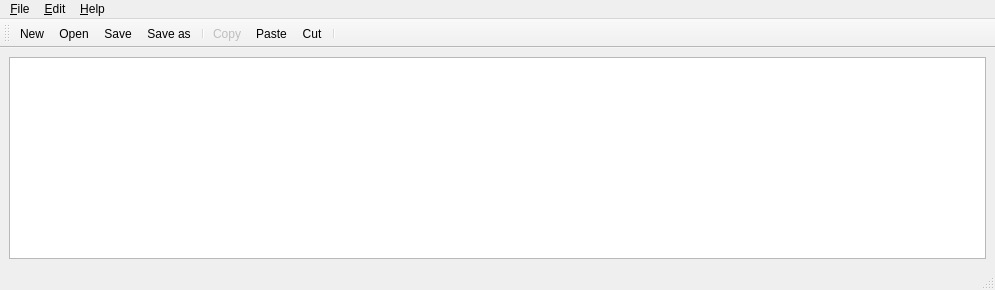
<?xml version="1.0" encoding="UTF-8"?>
<ui version="4.0">
 <class>MainWindow</class>
 <widget class="QMainWindow" name="MainWindow">
  <property name="geometry">
   <rect>
    <x>0</x>
    <y>0</y>
    <width>995</width>
    <height>290</height>
   </rect>
  </property>
  <property name="windowTitle">
   <string>MainWindow</string>
  </property>
  <widget class="QWidget" name="centralwidget">
   <layout class="QGridLayout" name="gridLayout">
    <item row="0" column="0">
     <widget class="QGraphicsView" name="graphicsView"/>
    </item>
   </layout>
  </widget>
  <widget class="QMenuBar" name="menubar">
   <property name="geometry">
    <rect>
     <x>0</x>
     <y>0</y>
     <width>995</width>
     <height>22</height>
    </rect>
   </property>
   <widget class="QMenu" name="menu_File">
    <property name="title">
     <string>&amp;File</string>
    </property>
    <addaction name="action_New"/>
    <addaction name="action_Open"/>
    <addaction name="actionSave"/>
    <addaction name="actionSave_as"/>
    <addaction name="separator"/>
    <addaction name="action_Print"/>
    <addaction name="separator"/>
    <addaction name="actionE_xit"/>
   </widget>
   <widget class="QMenu" name="menu_Edit">
    <property name="title">
     <string>&amp;Edit</string>
    </property>
    <addaction name="action_copy"/>
    <addaction name="action_Paste"/>
    <addaction name="actionCu_t"/>
    <addaction name="separator"/>
   </widget>
   <widget class="QMenu" name="menu_Help">
    <property name="title">
     <string>&amp;Help</string>
    </property>
   </widget>
   <addaction name="menu_File"/>
   <addaction name="menu_Edit"/>
   <addaction name="menu_Help"/>
  </widget>
  <widget class="QStatusBar" name="statusbar"/>
  <widget class="QToolBar" name="toolBar">
   <property name="windowTitle">
    <string>toolBar</string>
   </property>
   <attribute name="toolBarArea">
    <enum>TopToolBarArea</enum>
   </attribute>
   <attribute name="toolBarBreak">
    <bool>false</bool>
   </attribute>
   <addaction name="action_New"/>
   <addaction name="action_Open"/>
   <addaction name="actionSave"/>
   <addaction name="actionSave_as"/>
   <addaction name="separator"/>
   <addaction name="action_copy"/>
   <addaction name="action_Paste"/>
   <addaction name="actionCu_t"/>
   <addaction name="separator"/>
  </widget>
  <action name="action_New">
   <property name="icon">
    <iconset resource="ressources.qrc">
     <normaloff>:/images/images/new.png</normaloff>:/images/images/new.png</iconset>
   </property>
   <property name="text">
    <string>&amp;New</string>
   </property>
   <property name="toolTip">
    <string>Create a new empty file</string>
   </property>
   <property name="statusTip">
    <string>Create a new empty file</string>
   </property>
   <property name="shortcut">
    <string>Ctrl+N</string>
   </property>
  </action>
  <action name="action_Open">
   <property name="icon">
    <iconset resource="ressources.qrc">
     <normaloff>:/iconos-1/iconos-03.svg</normaloff>:/iconos-1/iconos-03.svg</iconset>
   </property>
   <property name="text">
    <string>&amp;Open</string>
   </property>
   <property name="toolTip">
    <string>Open a file</string>
   </property>
   <property name="statusTip">
    <string>Open a file</string>
   </property>
   <property name="shortcut">
    <string>Ctrl+O</string>
   </property>
  </action>
  <action name="actionSave">
   <property name="icon">
    <iconset resource="ressources.qrc">
     <normaloff>:/iconos-1/iconos-04.svg</normaloff>:/iconos-1/iconos-04.svg</iconset>
   </property>
   <property name="text">
    <string>&amp;Save</string>
   </property>
   <property name="shortcut">
    <string>Ctrl+S</string>
   </property>
  </action>
  <action name="actionSave_as">
   <property name="icon">
    <iconset resource="ressources.qrc">
     <normaloff>:/iconos-1/iconos-05.svg</normaloff>:/iconos-1/iconos-05.svg</iconset>
   </property>
   <property name="text">
    <string>Save &amp;as</string>
   </property>
  </action>
  <action name="actionE_xit">
   <property name="icon">
    <iconset resource="ressources.qrc">
     <normaloff>:/images/images/exit.png</normaloff>:/images/images/exit.png</iconset>
   </property>
   <property name="text">
    <string>E&amp;xit</string>
   </property>
   <property name="shortcut">
    <string>Ctrl+X</string>
   </property>
  </action>
  <action name="action_copy">
   <property name="checkable">
    <bool>true</bool>
   </property>
   <property name="enabled">
    <bool>false</bool>
   </property>
   <property name="icon">
    <iconset resource="ressources.qrc">
     <normaloff>:/iconos-1/iconos-07.svg</normaloff>:/iconos-1/iconos-07.svg</iconset>
   </property>
   <property name="text">
    <string>&amp;Copy</string>
   </property>
  </action>
  <action name="action_Paste">
   <property name="icon">
    <iconset resource="ressources.qrc">
     <normaloff>:/iconos-1/iconos-06.svg</normaloff>:/iconos-1/iconos-06.svg</iconset>
   </property>
   <property name="text">
    <string>&amp;Paste</string>
   </property>
  </action>
  <action name="actionCu_t">
   <property name="icon">
    <iconset resource="ressources.qrc">
     <normaloff>:/images/images/cut.png</normaloff>:/images/images/cut.png</iconset>
   </property>
   <property name="text">
    <string>Cu&amp;t</string>
   </property>
  </action>
  <action name="action_Print">
   <property name="text">
    <string>&amp;Print</string>
   </property>
  </action>
 </widget>
 <resources>
  <include location="ressources.qrc"/>
 </resources>
 <connections/>
</ui>
